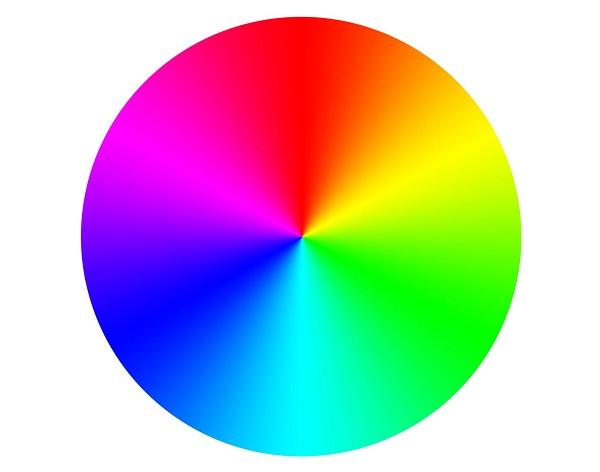
#> input picture bitVMbox/bitAna/data/1.jpg, 600 x 472 px, given in place of vtest.avi, which was not available
$ python trackVideo.py
#> lines starting #> are read from the running program, lines starting #| are printed output that depends on the picture; after the words box and inside, x2 and y2 are one past the last pixel; in counts of white or black regions, pixels touching at a corner belong together; pictures that were not available may be replaced by others from this repository, and a replacement may not be noted
import cv2
import numpy as np

def callback(x):
    pass

cap = cv2.VideoCapture('../data/vtest.avi')
cv2.namedWindow('image')

ilowH = 0
ihighH = 179

ilowS = 0
ihighS = 255
ilowV = 0
ihighV = 255

# create trackbars for color change
cv2.createTrackbar('lowH','image',ilowH,179,callback)
#> slider 'lowH' is set to 35
cv2.createTrackbar('highH','image',ihighH,179,callback)

cv2.createTrackbar('lowS','image',ilowS,255,callback)
#> slider 'lowS' is set to 51
cv2.createTrackbar('highS','image',ihighS,255,callback)

cv2.createTrackbar('lowV','image',ilowV,255,callback)
#> slider 'lowV' is set to 51
cv2.createTrackbar('highV','image',ihighV,255,callback)


while(True):
    # grab the frame
    ret, frame = cap.read()
#> frame is the input picture: shape (472, 600, 3); mean B, G, R 186.4, 185.8, 186.3

    # get trackbar positions
    ilowH = cv2.getTrackbarPos('lowH', 'image')
    ihighH = cv2.getTrackbarPos('highH', 'image')
    ilowS = cv2.getTrackbarPos('lowS', 'image')
    ihighS = cv2.getTrackbarPos('highS', 'image')
    ilowV = cv2.getTrackbarPos('lowV', 'image')
    ihighV = cv2.getTrackbarPos('highV', 'image')

    hsv = cv2.cvtColor(frame, cv2.COLOR_BGR2HSV)
#> hsv: shape (472, 600, 3); mean H, S, V 51.5, 136.7, 254.2
    lower_hsv = np.array([ilowH, ilowS, ilowV])
    higher_hsv = np.array([ihighH, ihighS, ihighV])
    mask = cv2.inRange(hsv, lower_hsv, higher_hsv)
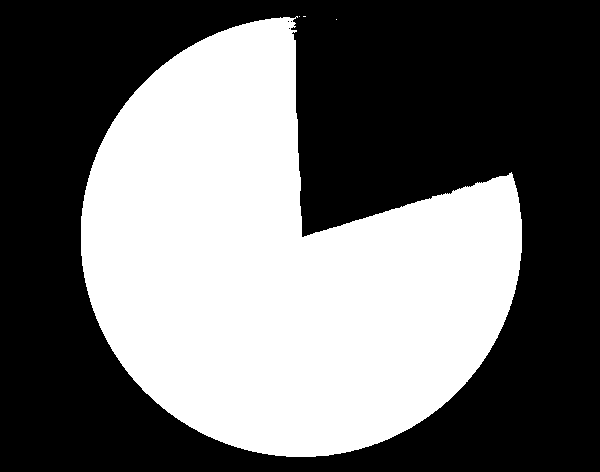
#> mask: shape (472, 600); 42.7% white; 4 white regions (3 under 20 px), largest, box (x1, y1, x2, y2) and area: (81, 16, 522, 457) 120856

    frame = cv2.bitwise_and(frame, frame, mask=mask)
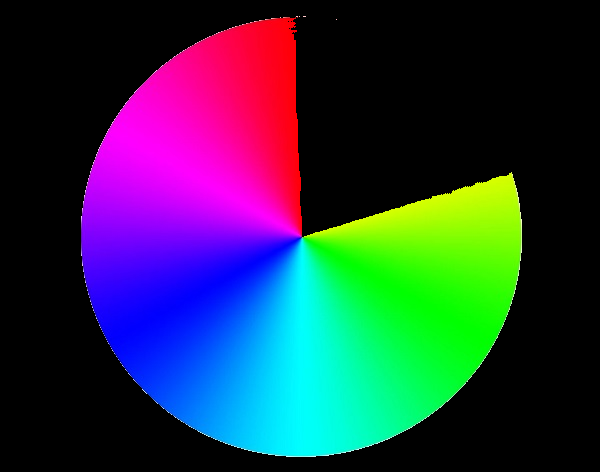
#> frame: shape (472, 600, 3); mean B, G, R 68.8, 52.4, 40.7

    # show thresholded image
    cv2.imshow('image', frame)
    k = cv2.waitKey(100) & 0xFF # large wait time to remove freezing
#> (key Esc is pressed here)
    if k == 113 or k == 27:
        break


cv2.destroyAllWindows()
cap.release()
